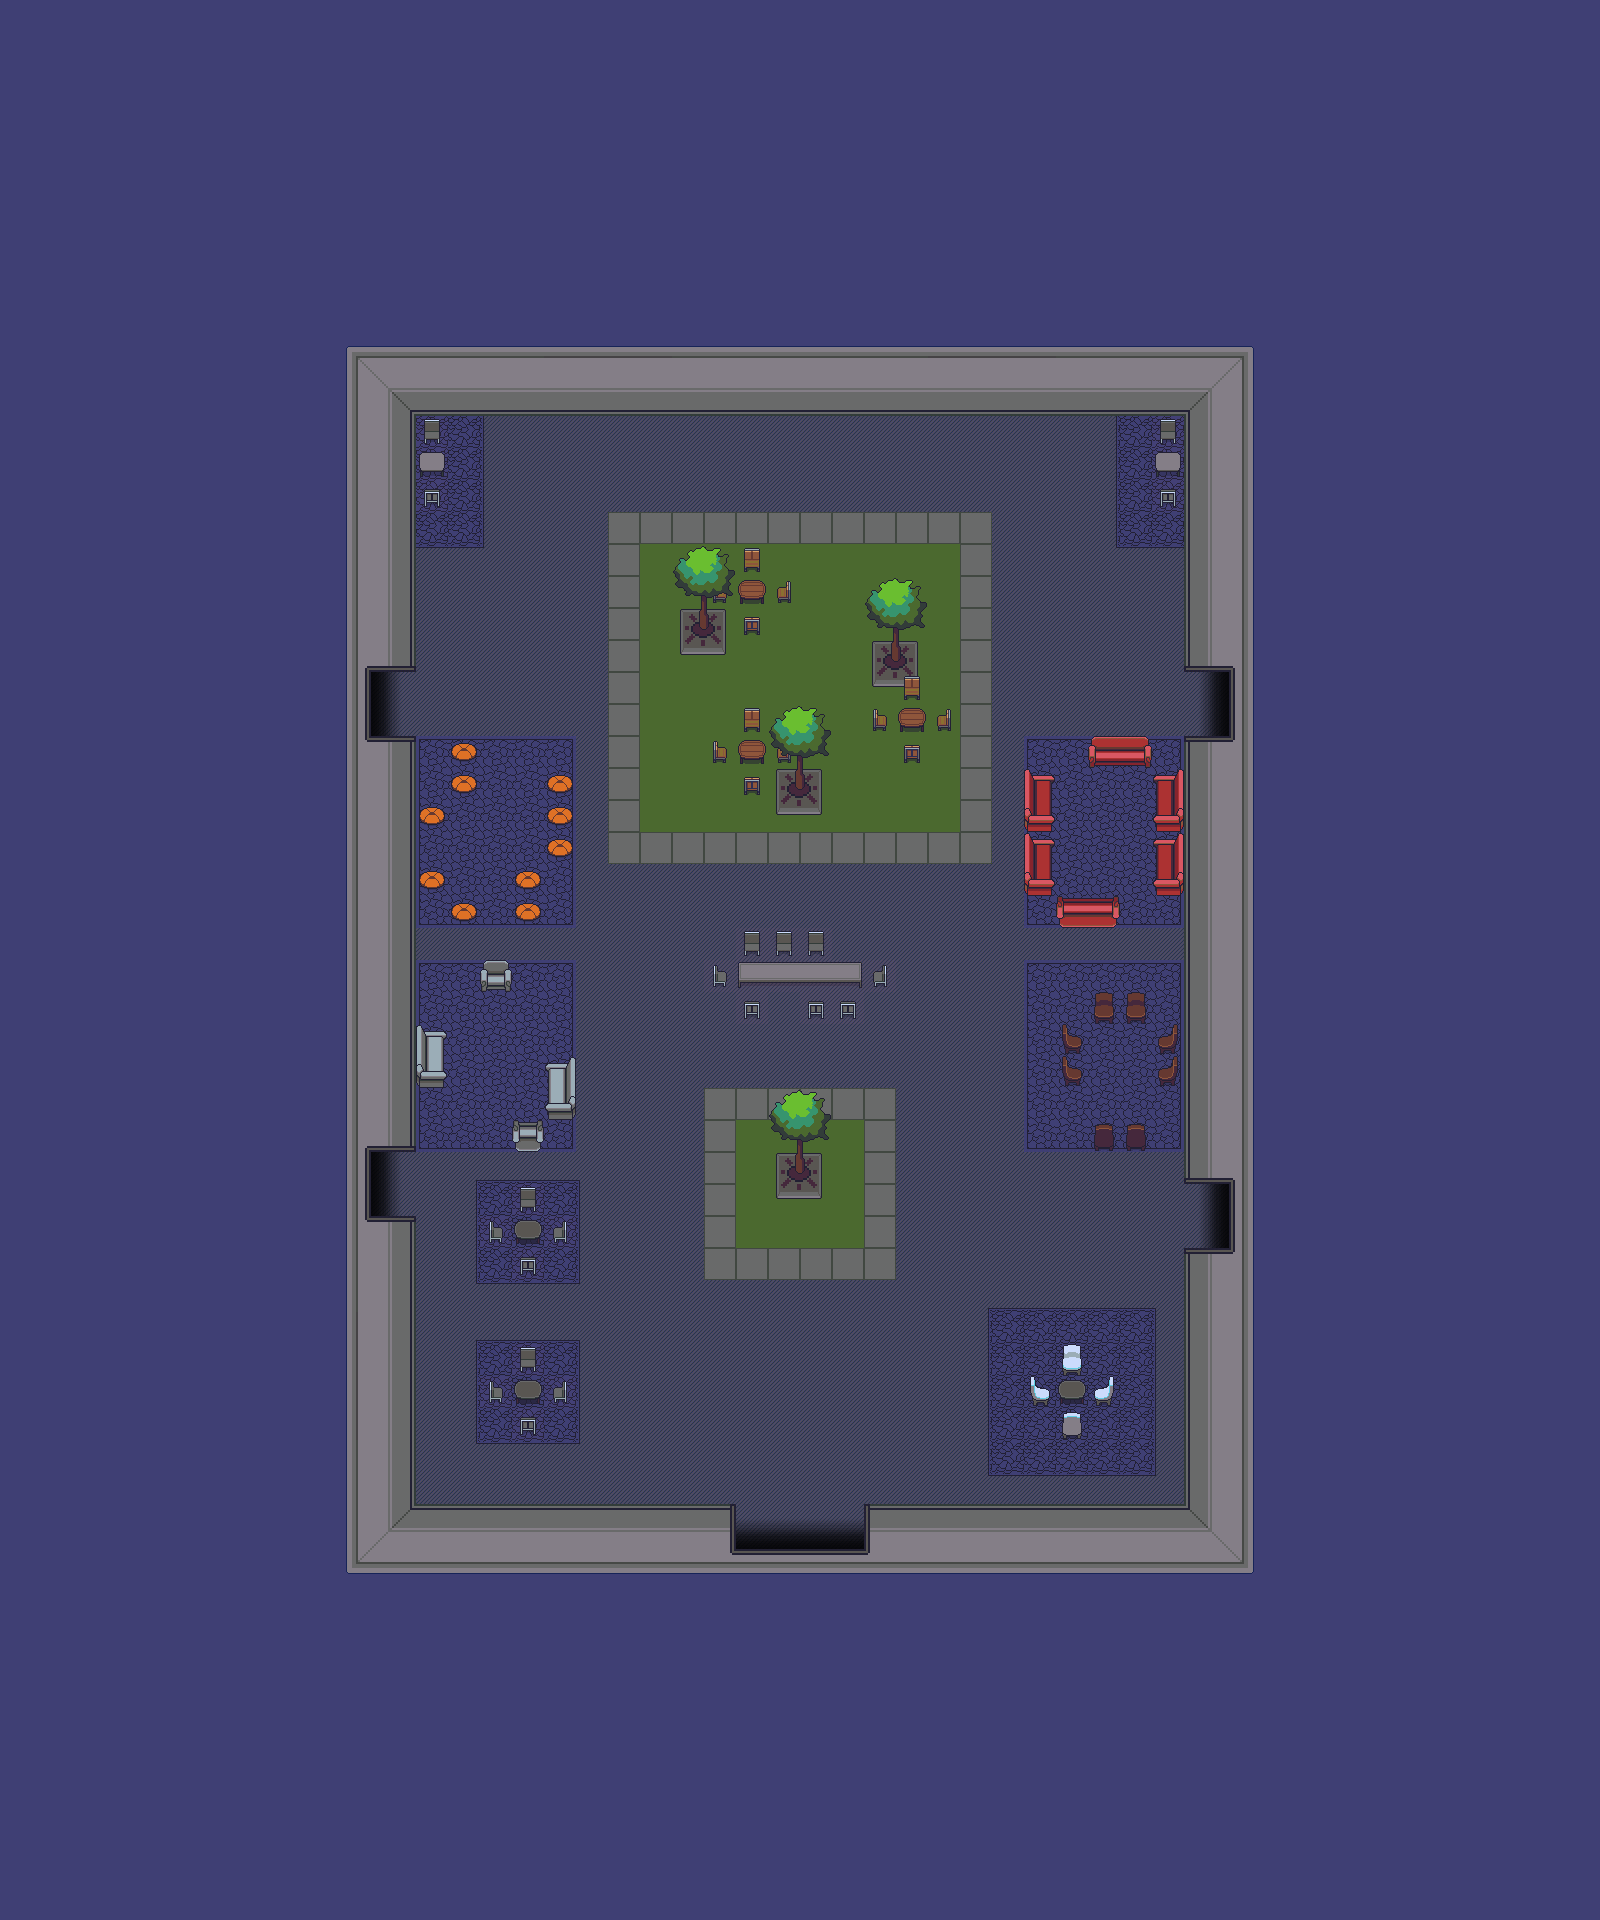

A level layout from a 2D game, rendered from its tile map. Below: a short description, then the map file with tile-grid data replaced by summaries:
An orthogonal 50x60 tile map with 32x32 px tiles, 4 tile layers (Private areas, Private borders, Einrichtung, Wände), 3 tilesets, 1 image layer.

<map version="1.4" tiledversion="1.4.3" orientation="orthogonal" renderorder="right-down" width="50" height="60" tilewidth="32" tileheight="32" infinite="0" nextlayerid="8" nextobjectid="1">
 <tileset firstgid="1" source="gather_walls_old_1.0.tsx" />
 <tileset firstgid="1081" source="gather_floors_1.0.tsx" />
 <tileset firstgid="3641" source="gather_chairs_1.0.tsx" />
 <imagelayer id="2" name="Bildebene 1">
  <image source="Map-Foyer.png" width="1600" height="1924" />
 </imagelayer>
 <layer id="5" name="Private areas" width="50" height="60">
  <data>[3000 cells, 120 non-empty, 1 distinct tile ids]</data>
 </layer>
 <layer id="6" name="Private borders" width="50" height="60">
  <data>[3000 cells, 72 non-empty, 2 distinct tile ids]</data>
 </layer>
 <layer id="7" name="Einrichtung" width="50" height="60">
  <data>[3000 cells, 36 non-empty, 11 distinct tile ids]</data>
 </layer>
 <layer id="4" name="Wände" width="50" height="60">
  <data>[3000 cells, 24 non-empty, 2 distinct tile ids]</data>
 </layer>
</map>
